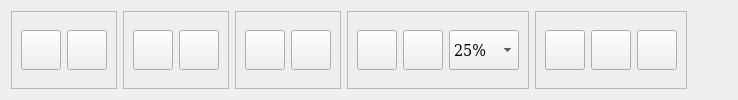
     <widget class="QFrame" name="frame_3">
      <property name="frameShape">
       <enum>QFrame::NoFrame</enum>
      </property>
      <property name="frameShadow">
       <enum>QFrame::Raised</enum>
      </property>
      <layout class="QHBoxLayout" name="horizontalLayout_5">
       <item>
        <widget class="QFrame" name="frame_2">
         <property name="frameShape">
          <enum>QFrame::StyledPanel</enum>
         </property>
         <property name="frameShadow">
          <enum>QFrame::Raised</enum>
         </property>
         <layout class="QHBoxLayout" name="horizontalLayout_3">
          <item>
           <widget class="QPushButton" name="btn_open_image">
            <property name="minimumSize">
             <size>
              <width>0</width>
              <height>40</height>
             </size>
            </property>
            <property name="text">
             <string/>
            </property>
            <property name="icon">
             <iconset>
              <normaloff>../../../icon/openImage.png</normaloff>../../../icon/openImage.png</iconset>
            </property>
            <property name="iconSize">
             <size>
              <width>30</width>
              <height>30</height>
             </size>
            </property>
            <property name="shortcut">
             <string>Ctrl+V</string>
            </property>
           </widget>
          </item>
          <item>
           <widget class="QPushButton" name="btn_open_video">
            <property name="minimumSize">
             <size>
              <width>0</width>
              <height>40</height>
             </size>
            </property>
            <property name="text">
             <string/>
            </property>
            <property name="icon">
             <iconset>
              <normaloff>../../../icon/openVideo.png</normaloff>../../../icon/openVideo.png</iconset>
            </property>
            <property name="iconSize">
             <size>
              <width>35</width>
              <height>30</height>
             </size>
            </property>
           </widget>
          </item>
         </layout>
        </widget>
       </item>
       <item>
        <widget class="QFrame" name="frame_5">
         <property name="frameShape">
          <enum>QFrame::StyledPanel</enum>
         </property>
         <property name="frameShadow">
          <enum>QFrame::Raised</enum>
         </property>
         <layout class="QHBoxLayout" name="horizontalLayout_8">
          <item>
           <widget class="QPushButton" name="btn_save_image">
            <property name="minimumSize">
             <size>
              <width>0</width>
              <height>40</height>
             </size>
            </property>
            <property name="text">
             <string/>
            </property>
            <property name="icon">
             <iconset>
              <normaloff>../../../icon/camera.png</normaloff>../../../icon/camera.png</iconset>
            </property>
            <property name="iconSize">
             <size>
              <width>40</width>
              <height>30</height>
             </size>
            </property>
           </widget>
          </item>
          <item>
           <widget class="QPushButton" name="btn_Record_video">
            <property name="sizePolicy">
             <sizepolicy hsizetype="Minimum" vsizetype="Fixed">
              <horstretch>0</horstretch>
              <verstretch>0</verstretch>
             </sizepolicy>
            </property>
            <property name="minimumSize">
             <size>
              <width>0</width>
              <height>40</height>
             </size>
            </property>
            <property name="text">
             <string/>
            </property>
            <property name="icon">
             <iconset>
              <normaloff>../../../icon/record.png</normaloff>../../../icon/record.png</iconset>
            </property>
            <property name="iconSize">
             <size>
              <width>30</width>
              <height>30</height>
             </size>
            </property>
            <property name="checkable">
             <bool>true</bool>
            </property>
           </widget>
          </item>
         </layout>
        </widget>
       </item>
       <item>
        <widget class="QFrame" name="frame_10">
         <property name="frameShape">
          <enum>QFrame::StyledPanel</enum>
         </property>
         <property name="frameShadow">
          <enum>QFrame::Raised</enum>
         </property>
         <layout class="QHBoxLayout" name="horizontalLayout_11">
          <item>
           <widget class="QPushButton" name="btn_rotate_left">
            <property name="minimumSize">
             <size>
              <width>0</width>
              <height>40</height>
             </size>
            </property>
            <property name="text">
             <string/>
            </property>
            <property name="icon">
             <iconset>
              <normaloff>../../../icon/rotate-left.png</normaloff>../../../icon/rotate-left.png</iconset>
            </property>
            <property name="iconSize">
             <size>
              <width>40</width>
              <height>30</height>
             </size>
            </property>
           </widget>
          </item>
          <item>
           <widget class="QPushButton" name="btn_rotate_right">
            <property name="minimumSize">
             <size>
              <width>0</width>
              <height>40</height>
             </size>
            </property>
            <property name="text">
             <string/>
            </property>
            <property name="icon">
             <iconset>
              <normaloff>../../../icon/rotate-right.png</normaloff>../../../icon/rotate-right.png</iconset>
            </property>
            <property name="iconSize">
             <size>
              <width>40</width>
              <height>30</height>
             </size>
            </property>
           </widget>
          </item>
         </layout>
        </widget>
       </item>
       <item>
        <widget class="QFrame" name="frame_6">
         <property name="frameShape">
          <enum>QFrame::StyledPanel</enum>
         </property>
         <property name="frameShadow">
          <enum>QFrame::Raised</enum>
         </property>
         <layout class="QHBoxLayout" name="horizontalLayout_10">
          <item>
           <widget class="QPushButton" name="btn_zoom_in">
            <property name="minimumSize">
             <size>
              <width>0</width>
              <height>40</height>
             </size>
            </property>
            <property name="text">
             <string/>
            </property>
            <property name="icon">
             <iconset>
              <normaloff>../../../icon/zoom-in.png</normaloff>../../../icon/zoom-in.png</iconset>
            </property>
            <property name="iconSize">
             <size>
              <width>40</width>
              <height>30</height>
             </size>
            </property>
           </widget>
          </item>
          <item>
           <widget class="QPushButton" name="btn_zoom_out">
            <property name="minimumSize">
             <size>
              <width>0</width>
              <height>40</height>
             </size>
            </property>
            <property name="text">
             <string/>
            </property>
            <property name="icon">
             <iconset>
              <normaloff>../../../icon/zoom-out.png</normaloff>../../../icon/zoom-out.png</iconset>
            </property>
            <property name="iconSize">
             <size>
              <width>40</width>
              <height>30</height>
             </size>
            </property>
           </widget>
          </item>
          <item>
           <widget class="QComboBox" name="combo_zoom">
            <property name="minimumSize">
             <size>
              <width>0</width>
              <height>40</height>
             </size>
            </property>
            <property name="font">
             <font>
              <family>DejaVu Serif Condensed</family>
              <pointsize>12</pointsize>
             </font>
            </property>
            <item>
             <property name="text">
              <string>25%</string>
             </property>
            </item>
            <item>
             <property name="text">
              <string>50%</string>
             </property>
            </item>
            <item>
             <property name="text">
              <string>75%</string>
             </property>
            </item>
            <item>
             <property name="text">
              <string>100%</string>
             </property>
            </item>
            <item>
             <property name="text">
              <string>125%</string>
             </property>
            </item>
            <item>
             <property name="text">
              <string>150%</string>
             </property>
            </item>
            <item>
             <property name="text">
              <string>175%</string>
             </property>
            </item>
            <item>
             <property name="text">
              <string>200%</string>
             </property>
            </item>
           </widget>
          </item>
         </layout>
        </widget>
       </item>
       <item>
        <widget class="QFrame" name="frame_9">
         <property name="frameShape">
          <enum>QFrame::StyledPanel</enum>
         </property>
         <property name="frameShadow">
          <enum>QFrame::Raised</enum>
         </property>
         <layout class="QHBoxLayout" name="horizontalLayout_9">
          <item>
           <widget class="QPushButton" name="btn_start">
            <property name="minimumSize">
             <size>
              <width>0</width>
              <height>40</height>
             </size>
            </property>
            <property name="text">
             <string/>
            </property>
            <property name="icon">
             <iconset>
              <normaloff>../../../icon/play.png</normaloff>../../../icon/play.png</iconset>
            </property>
            <property name="iconSize">
             <size>
              <width>40</width>
              <height>30</height>
             </size>
            </property>
           </widget>
          </item>
          <item>
           <widget class="QPushButton" name="btn_pause">
            <property name="minimumSize">
             <size>
              <width>0</width>
              <height>40</height>
             </size>
            </property>
            <property name="text">
             <string/>
            </property>
            <property name="icon">
             <iconset>
              <normaloff>../../../icon/pause.png</normaloff>../../../icon/pause.png</iconset>
            </property>
            <property name="iconSize">
             <size>
              <width>40</width>
              <height>30</height>
             </size>
            </property>
           </widget>
          </item>
          <item>
           <widget class="QPushButton" name="btn_stop">
            <property name="minimumSize">
             <size>
              <width>0</width>
              <height>40</height>
             </size>
            </property>
            <property name="text">
             <string/>
            </property>
            <property name="icon">
             <iconset>
              <normaloff>../../../icon/Stop.png</normaloff>../../../icon/Stop.png</iconset>
            </property>
            <property name="iconSize">
             <size>
              <width>40</width>
              <height>30</height>
             </size>
            </property>
           </widget>
          </item>
         </layout>
        </widget>
       </item>
       <item>
        <spacer name="horizontalSpacer_5">
         <property name="orientation">
          <enum>Qt::Horizontal</enum>
         </property>
         <property name="sizeHint" stdset="0">
          <size>
           <width>40</width>
           <height>20</height>
          </size>
         </property>
        </spacer>
       </item>
      </layout>
     </widget>
